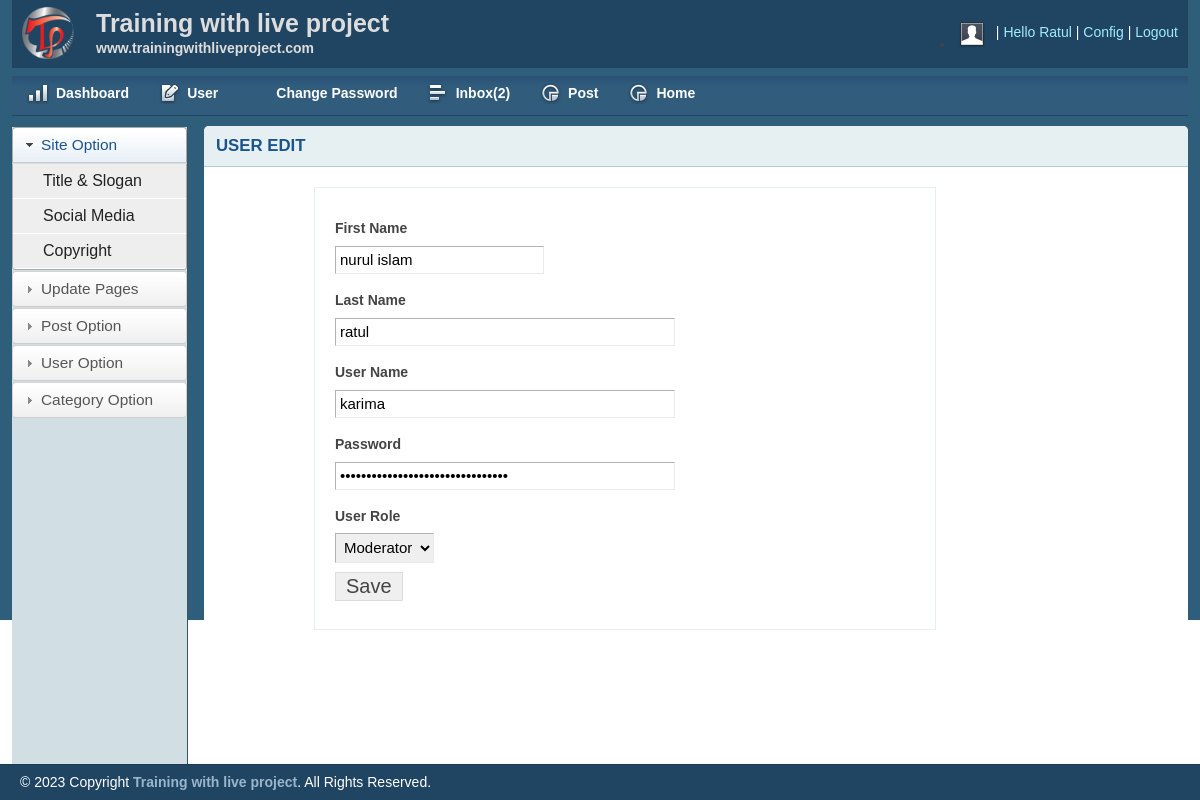
The page /admin/useredit.php?id=16 (signed in) on the database its author committed.
### tables this page shows
CREATE TABLE IF NOT EXISTS `users` (
  `user_id` int(255) NOT NULL AUTO_INCREMENT,
  `first_name` varchar(255) NOT NULL,
  `last_name` varchar(255) NOT NULL,
  `username` varchar(255) NOT NULL,
  `password` varchar(255) NOT NULL,
  `role` int(11) NOT NULL,
  PRIMARY KEY (`user_id`)
);

### admin/useredit.php (the view, shortened to what this page needs)
<?php  include "header.php";?>
        <div class="grid_10">
            <div class="box round first grid">
                <h2>USER EDIT</h2>
               <div class="block copyblock">
               <?php
$user_id=$_GET['id'];
include 'config.php';
$query="SELECT * FROM users WHERE user_id={$user_id}";
$result=mysqli_query($conn,$query) or die("Query failed.");
$count=mysqli_num_rows($result);
if($count>0){
while ($row = mysqli_fetch_assoc($result)) {
 ?>
                 <form action="<?php $_SERVER['PHP_SELF']?>" method="POST">
                    <table class="form">
                        <tr>
                            <td>
                                <label>First Name</label><br>
                                <input type="text" name="f_name" value="<?php echo $row['first_name']; ?>" placeholder="" required>
                            </td>
                        </tr>
                        <tr>
                            <td>
                                <label>Last Name</label><br>
                                <input type="text" name="l_name" value="<?php echo $row['last_name']?>"  placeholder="Enter Last  Name..." class="medium" required />
                            </td>
                        </tr>
                        <tr>
                            <td>
                                <label>User Name</label><br>
                                <input type="text" name="username" value="<?php echo $row['username']?>"   placeholder="Enter User Name..." class="medium" required />
                            </td>
                        </tr>
                        <tr>
                            <td>
                                <label>Password</label><br>
                                <input type="password" name="password" value="<?php echo $row['password']?>"  placeholder="Enter User pass..." class="medium" required />
                            </td>
                        </tr>
                        <tr>
                            <td>
                                <label>User Role</label><br>
                                    <select class="medium" name="role" value="<?php echo $row['role']; ?>">
<?php
if($row['role']==1){
echo "<option value='0'>Moderator</option>";
echo "<option value='1' selected >Admin</option>";
}else{
echo "<option value='0' selected >Moderator</option>";
}
?>
                          </select>
                            </td>
                        </tr>
                        <tr>
                            <td>
                                <input type="submit" name="submit" Value="Save" />
                            </td>
                        </tr>
                    </table>
                    </form>
                    <?php
                }
              }
              ?>
                    </div>
            </div>
        </div>
                 <?php  include "footer.php";?>

### admin/css/layout.css (style rules this page uses)
body { background: #fff none repeat scroll 0 0; color: #444; font-size: 14px; padding: 0; }
h1, h2, h3, h4, h5, h6 { line-height:1.2em; margin-bottom:.3em; }
h2 { margin-top:1em; }
.box { background:#fff; margin-bottom:20px; padding:10px 10px 10px 10px; margin-left:-8px; }
.box.grid { padding-bottom:40px; }
.box.round { -moz-border-radius: 5px 5px 0px 0px; -webkit-border-radius: 5px 5px 0px 0px; border-radius: 5px 5px 0px 0px; }
.box h2 { font-size:1.2em; font-weight:bold; color:#1B548D; background:#E6F0F3; margin:-10px -10px 0 -10px; padding:10px 12px; border-bottom:1px solid #B3CBD6; -moz-border-radius: 5px 5px 0px 0px; -webkit-border-radius: 5px 5px 0px 0px; border-radius: 5px 5px 0px 0px; }
.box.first { min-height: 406px; }
.block { padding-top:20px; }
.copyblock { border: 1px solid #e6f0f3; line-height: 32px; margin-left: 100px; margin-top: 20px; padding-left: 20px; width: 600px; }
table.form { width:100%; }
table.form td { padding:4px 0px; }
table.form label { font-weight:bold; }
table.form input, table.form select { font-size: 15px; padding: 4px 4px 5px 4px; border-top: 1px solid #b3b3b3; border-left: 1px solid #b3b3b3; border-right: 1px solid #eaeaea; border-bottom: 1px solid #eaeaea; }
table.form input[type="submit"] { border: 1px solid #ddd; color: #444; cursor: pointer; font-size: 20px; padding: 2px 10px; }
input.medium { width: 55%; }
.block { padding-bottom:1px; }

### rows shown on the page
users: f_name "nurul islam", l_name "ratul", username "karima", role "Moderator"

### other values the page prints
$_SESSION['username'] "Ratul"
$count "2"
